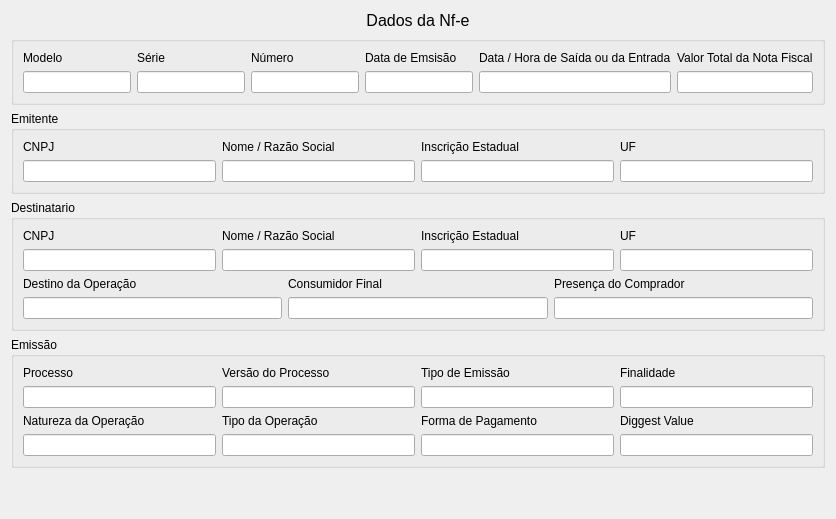
     <widget class="QWidget" name="tab">
      <attribute name="title">
       <string>NFE</string>
      </attribute>
      <layout class="QVBoxLayout" name="verticalLayout_2">
       <item>
        <widget class="QLabel" name="label">
         <property name="sizePolicy">
          <sizepolicy hsizetype="Preferred" vsizetype="Maximum">
           <horstretch>0</horstretch>
           <verstretch>0</verstretch>
          </sizepolicy>
         </property>
         <property name="font">
          <font>
           <pointsize>12</pointsize>
          </font>
         </property>
         <property name="text">
          <string>Dados da Nf-e</string>
         </property>
         <property name="alignment">
          <set>Qt::AlignCenter</set>
         </property>
        </widget>
       </item>
       <item>
        <widget class="QGroupBox" name="horizontalGroupBox">
         <layout class="QHBoxLayout" name="horizontalLayout_2">
          <item>
           <layout class="QVBoxLayout" name="verticalLayout_17">
            <item>
             <widget class="QLabel" name="label_12">
              <property name="text">
               <string>Modelo</string>
              </property>
             </widget>
            </item>
            <item>
             <widget class="QLineEdit" name="lineEdit_NFE_modelo">
              <property name="readOnly">
               <bool>true</bool>
              </property>
             </widget>
            </item>
           </layout>
          </item>
          <item>
           <layout class="QVBoxLayout" name="verticalLayout_22">
            <item>
             <widget class="QLabel" name="label_17">
              <property name="text">
               <string>Série</string>
              </property>
             </widget>
            </item>
            <item>
             <widget class="QLineEdit" name="lineEdit_NFE_serie">
              <property name="readOnly">
               <bool>true</bool>
              </property>
             </widget>
            </item>
           </layout>
          </item>
          <item>
           <layout class="QVBoxLayout" name="verticalLayout_21">
            <item>
             <widget class="QLabel" name="label_16">
              <property name="text">
               <string>Número</string>
              </property>
             </widget>
            </item>
            <item>
             <widget class="QLineEdit" name="lineEdit_NFE_numero">
              <property name="readOnly">
               <bool>true</bool>
              </property>
             </widget>
            </item>
           </layout>
          </item>
          <item>
           <layout class="QVBoxLayout" name="verticalLayout_20">
            <item>
             <widget class="QLabel" name="label_15">
              <property name="text">
               <string>Data de Emsisão</string>
              </property>
             </widget>
            </item>
            <item>
             <widget class="QLineEdit" name="lineEdit_NFE_data_emissao">
              <property name="readOnly">
               <bool>true</bool>
              </property>
             </widget>
            </item>
           </layout>
          </item>
          <item>
           <layout class="QVBoxLayout" name="verticalLayout_19">
            <item>
             <widget class="QLabel" name="label_14">
              <property name="text">
               <string>Data / Hora de Saída ou da Entrada</string>
              </property>
             </widget>
            </item>
            <item>
             <widget class="QLineEdit" name="lineEdit_NFE_data_saida">
              <property name="readOnly">
               <bool>true</bool>
              </property>
             </widget>
            </item>
           </layout>
          </item>
          <item>
           <layout class="QVBoxLayout" name="verticalLayout_18">
            <item>
             <widget class="QLabel" name="label_13">
              <property name="text">
               <string>Valor Total da Nota Fiscal</string>
              </property>
             </widget>
            </item>
            <item>
             <widget class="QLineEdit" name="lineEdit_NFE_valor_total">
              <property name="readOnly">
               <bool>true</bool>
              </property>
             </widget>
            </item>
           </layout>
          </item>
         </layout>
        </widget>
       </item>
       <item>
        <widget class="QGroupBox" name="horizontalGroupBox_2">
         <property name="title">
          <string>Emitente</string>
         </property>
         <layout class="QHBoxLayout" name="horizontalLayout_3">
          <item>
           <layout class="QVBoxLayout" name="verticalLayout_24">
            <item>
             <widget class="QLabel" name="label_19">
              <property name="text">
               <string>CNPJ</string>
              </property>
             </widget>
            </item>
            <item>
             <widget class="QLineEdit" name="lineEdit_NFE_emitente_cnpj">
              <property name="readOnly">
               <bool>true</bool>
              </property>
             </widget>
            </item>
           </layout>
          </item>
          <item>
           <layout class="QVBoxLayout" name="verticalLayout_26">
            <item>
             <widget class="QLabel" name="label_21">
              <property name="text">
               <string>Nome / Razão Social</string>
              </property>
             </widget>
            </item>
            <item>
             <widget class="QLineEdit" name="lineEdit_NFE_emitente_nome">
              <property name="readOnly">
               <bool>true</bool>
              </property>
             </widget>
            </item>
           </layout>
          </item>
          <item>
           <layout class="QVBoxLayout" name="verticalLayout_25">
            <item>
             <widget class="QLabel" name="label_20">
              <property name="text">
               <string>Inscrição Estadual</string>
              </property>
             </widget>
            </item>
            <item>
             <widget class="QLineEdit" name="lineEdit_NFE_emitente_inscricao">
              <property name="readOnly">
               <bool>true</bool>
              </property>
             </widget>
            </item>
           </layout>
          </item>
          <item>
           <layout class="QVBoxLayout" name="verticalLayout_23">
            <item>
             <widget class="QLabel" name="label_18">
              <property name="text">
               <string>UF</string>
              </property>
             </widget>
            </item>
            <item>
             <widget class="QLineEdit" name="lineEdit_NFE_emitente_UF">
              <property name="readOnly">
               <bool>true</bool>
              </property>
             </widget>
            </item>
           </layout>
          </item>
         </layout>
        </widget>
       </item>
       <item>
        <widget class="QGroupBox" name="verticalGroupBox">
         <property name="title">
          <string>Destinatario</string>
         </property>
         <layout class="QVBoxLayout" name="verticalLayout_9">
          <item>
           <layout class="QHBoxLayout" name="horizontalLayout_9">
            <item>
             <layout class="QVBoxLayout" name="verticalLayout_31">
              <item>
               <widget class="QLabel" name="label_25">
                <property name="text">
                 <string>CNPJ</string>
                </property>
               </widget>
              </item>
              <item>
               <widget class="QLineEdit" name="lineEdit_NFE_destinatario_cnpj">
                <property name="readOnly">
                 <bool>true</bool>
                </property>
               </widget>
              </item>
             </layout>
            </item>
            <item>
             <layout class="QVBoxLayout" name="verticalLayout_33">
              <item>
               <widget class="QLabel" name="label_27">
                <property name="text">
                 <string>Nome / Razão Social</string>
                </property>
               </widget>
              </item>
              <item>
               <widget class="QLineEdit" name="lineEdit_NFE_Destinatario_nome">
                <property name="readOnly">
                 <bool>true</bool>
                </property>
               </widget>
              </item>
             </layout>
            </item>
            <item>
             <layout class="QVBoxLayout" name="verticalLayout_35">
              <item>
               <widget class="QLabel" name="label_29">
                <property name="text">
                 <string>Inscrição Estadual</string>
                </property>
               </widget>
              </item>
              <item>
               <widget class="QLineEdit" name="lineEdit_NFE_destinatario_IE">
                <property name="readOnly">
                 <bool>true</bool>
                </property>
               </widget>
              </item>
             </layout>
            </item>
            <item>
             <layout class="QVBoxLayout" name="verticalLayout_34">
              <item>
               <widget class="QLabel" name="label_28">
                <property name="text">
                 <string>UF</string>
                </property>
               </widget>
              </item>
              <item>
               <widget class="QLineEdit" name="lineEdit_NFE_destinatario_UF">
                <property name="readOnly">
                 <bool>true</bool>
                </property>
               </widget>
              </item>
             </layout>
            </item>
           </layout>
          </item>
          <item>
           <layout class="QHBoxLayout" name="horizontalLayout_10">
            <item>
             <layout class="QVBoxLayout" name="verticalLayout_32">
              <item>
               <widget class="QLabel" name="label_26">
                <property name="text">
                 <string>Destino da Operação</string>
                </property>
               </widget>
              </item>
              <item>
               <widget class="QLineEdit" name="lineEdit_NFE_destinatario_natureza">
                <property name="readOnly">
                 <bool>true</bool>
                </property>
               </widget>
              </item>
             </layout>
            </item>
            <item>
             <layout class="QVBoxLayout" name="verticalLayout_37">
              <item>
               <widget class="QLabel" name="label_31">
                <property name="text">
                 <string>Consumidor Final</string>
                </property>
               </widget>
              </item>
              <item>
               <widget class="QLineEdit" name="lineEdit_NFE_destinatario_operacao">
                <property name="readOnly">
                 <bool>true</bool>
                </property>
               </widget>
              </item>
             </layout>
            </item>
            <item>
             <layout class="QVBoxLayout" name="verticalLayout_36">
              <item>
               <widget class="QLabel" name="label_30">
                <property name="text">
                 <string>Presença do Comprador</string>
                </property>
               </widget>
              </item>
              <item>
               <widget class="QLineEdit" name="lineEdit_NFE_destinatario_presenca">
                <property name="readOnly">
                 <bool>true</bool>
                </property>
               </widget>
              </item>
             </layout>
            </item>
           </layout>
          </item>
         </layout>
        </widget>
       </item>
       <item>
        <widget class="QGroupBox" name="verticalGroupBox_2">
         <property name="title">
          <string>Emissão</string>
         </property>
         <layout class="QVBoxLayout" name="verticalLayout_10">
          <item>
           <layout class="QHBoxLayout" name="horizontalLayout_11">
            <item>
             <layout class="QVBoxLayout" name="verticalLayout_40">
              <item>
               <widget class="QLabel" name="label_34">
                <property name="text">
                 <string>Processo</string>
                </property>
               </widget>
              </item>
              <item>
               <widget class="QLineEdit" name="lineEdit_NFE_emisso_processo">
                <property name="readOnly">
                 <bool>true</bool>
                </property>
               </widget>
              </item>
             </layout>
            </item>
            <item>
             <layout class="QVBoxLayout" name="verticalLayout_42">
              <item>
               <widget class="QLabel" name="label_36">
                <property name="text">
                 <string>Versão do Processo</string>
                </property>
               </widget>
              </item>
              <item>
               <widget class="QLineEdit" name="lineEdit_NFE_emisso_versao">
                <property name="readOnly">
                 <bool>true</bool>
                </property>
               </widget>
              </item>
             </layout>
            </item>
            <item>
             <layout class="QVBoxLayout" name="verticalLayout_41">
              <item>
               <widget class="QLabel" name="label_35">
                <property name="text">
                 <string>Tipo de Emissão</string>
                </property>
               </widget>
              </item>
              <item>
               <widget class="QLineEdit" name="lineEdit_NFE_emisso_tipo">
                <property name="readOnly">
                 <bool>true</bool>
                </property>
               </widget>
              </item>
             </layout>
            </item>
            <item>
             <layout class="QVBoxLayout" name="verticalLayout_38">
              <item>
               <widget class="QLabel" name="label_32">
                <property name="text">
                 <string>Finalidade</string>
                </property>
               </widget>
              </item>
              <item>
               <widget class="QLineEdit" name="lineEdit_NFE_emisso_finalidade">
                <property name="readOnly">
                 <bool>true</bool>
                </property>
               </widget>
              </item>
             </layout>
            </item>
           </layout>
          </item>
          <item>
           <layout class="QHBoxLayout" name="horizontalLayout_12">
            <item>
             <layout class="QVBoxLayout" name="verticalLayout_43">
              <item>
               <widget class="QLabel" name="label_37">
                <property name="text">
                 <string>Natureza da Operação</string>
                </property>
               </widget>
              </item>
              <item>
               <widget class="QLineEdit" name="lineEdit_NFE_emisso_natureza">
                <property name="readOnly">
                 <bool>true</bool>
                </property>
               </widget>
              </item>
             </layout>
            </item>
            <item>
             <layout class="QVBoxLayout" name="verticalLayout_45">
              <item>
               <widget class="QLabel" name="label_39">
                <property name="text">
                 <string>Tipo da Operação</string>
                </property>
               </widget>
              </item>
              <item>
               <widget class="QLineEdit" name="lineEdit_NFE_emisso_tipo_operacao">
                <property name="readOnly">
                 <bool>true</bool>
                </property>
               </widget>
              </item>
             </layout>
            </item>
            <item>
             <layout class="QVBoxLayout" name="verticalLayout_44">
              <item>
               <widget class="QLabel" name="label_38">
                <property name="text">
                 <string>Forma de Pagamento</string>
                </property>
               </widget>
              </item>
              <item>
               <widget class="QLineEdit" name="lineEdit_NFE_emisso_forma_pagamento">
                <property name="readOnly">
                 <bool>true</bool>
                </property>
               </widget>
              </item>
             </layout>
            </item>
            <item>
             <layout class="QVBoxLayout" name="verticalLayout_39">
              <item>
               <widget class="QLabel" name="label_33">
                <property name="text">
                 <string>Diggest Value</string>
                </property>
               </widget>
              </item>
              <item>
               <widget class="QLineEdit" name="lineEdit_NFE_emisso_diggest">
                <property name="readOnly">
                 <bool>true</bool>
                </property>
               </widget>
              </item>
             </layout>
            </item>
           </layout>
          </item>
         </layout>
        </widget>
       </item>
       <item>
        <spacer name="verticalSpacer">
         <property name="orientation">
          <enum>Qt::Vertical</enum>
         </property>
         <property name="sizeHint" stdset="0">
          <size>
           <width>20</width>
           <height>40</height>
          </size>
         </property>
        </spacer>
       </item>
      </layout>
     </widget>
